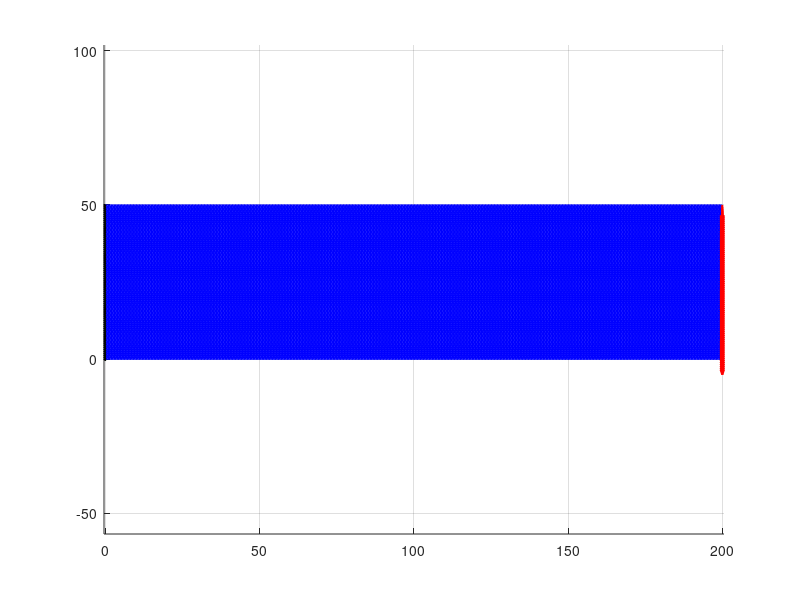

MATLAB code for this plot:
%*** gen ***
%==========================================================================
% It generates input data for a rectangular cantilever beam:
%   L  - beam length
%   H  - beam height
%   th - thickness
%   E  - Young's modulus
%   nu - Poisson's ratio
%   nL - number of subdivisions along the beam length
%   nH - number of subdivisions through the beam height
%==========================================================================
% x, y  vectors that contain the nodal coordinates
%
% elem  table contains the nodes of each CST element: 
%       [node1  node2  node3 
%       [node1  node2  node3 
%        :      :      :     ]
%               
% cond  table contains nodal constraints
%       (dir=1 - x direction, dir=2 - y direction)
%       [node1  dir1
%        node2  dir2
%        :      :   ]
% forze table contains nodal loads
%        node   DOF   value
%       [node1  dir1  force1
%        node2  dir2  force2
%        :      :     :     ]
%==========================================================================

L=200;
H=50;
th=5;
E=2.1e5;
nu=0.3;
F0=1000;

nL=200;
nH=80;
%========================================
% Generation of the table "x"
dH=H/nH;
dL=L/nL;
n=(nL+1)*(nH+1);            % number of nodes
nel=2*nL*nH;                % number of finite elements
elem=zeros(nel,3);
inod=0;
xx=0;
for i=1:nL+1
   yy=0;
   for j=1:nH+1
      inod=inod+1;
      x(inod,1)=xx;
      y(inod,1)=yy;
      yy=yy+dH;
   end
   xx=xx+dL;
end
%========================================
% Generation of the table "elem"
iel=0;
inod=0;
for i=1:nL
    for j=1:nH
        j1=rem(j,2);
        inod=inod+1;
        iel=iel+1;
        if j1==1
            elem(iel,:)=[inod   inod+nH+1 inod+nH+2];
            iel=iel+1;
            elem(iel,:)=[inod   inod+1    inod+nH+2];
        elseif j1==0
            elem(iel,:)=[inod   inod+1    inod+nH+1];
            iel=iel+1;
            elem(iel,:)=[inod+1 inod+nH+2 inod+nH+1];
        end 
   end
   inod=inod+1;
end
%========================================
% Generation of the table "cond"
ic=0;
for i=1:nH+1
    ic=ic+1;
    cond(ic,1)=i;
    cond(ic,2)=1;
    ic=ic+1;
    cond(ic,1)=i;
    cond(ic,2)=2;
end
%========================================
% Generation of the table "forze"
dF=F0/nH;
for i=1:nH+1
   forze(i,1)=n+1-i;
   forze(i,2)=2;
   forze(i,3)=-dF;
   if i==1 | i==nH+1
      forze(i,3)=-dF/2;
   end
end
%========================================
figure(1)
clf
hold on
axis('equal')
patch('Vertices',[x y],'Faces',elem(:,1:3),'Facecolor',[1 1 1],'linewidth',0.75,'edgecolor','b')
grid on

nd=n-nH:n;
ln=length(nd);
quiver(x(nd),y(nd),zeros(ln,1),-3.5*dH*ones(ln,1),'r','linewidth',1.5)
for i=1:nH+1
    xt=x(i); yt=y(i);
    fill([xt xt-dH/1.5 xt-dH/1.5],[yt yt+dH/3 yt-dH/3],'g')
    fill([xt xt-dH/3 xt+dH/3],[yt yt-dH/1.5 yt-dH/1.5],'g')
end
